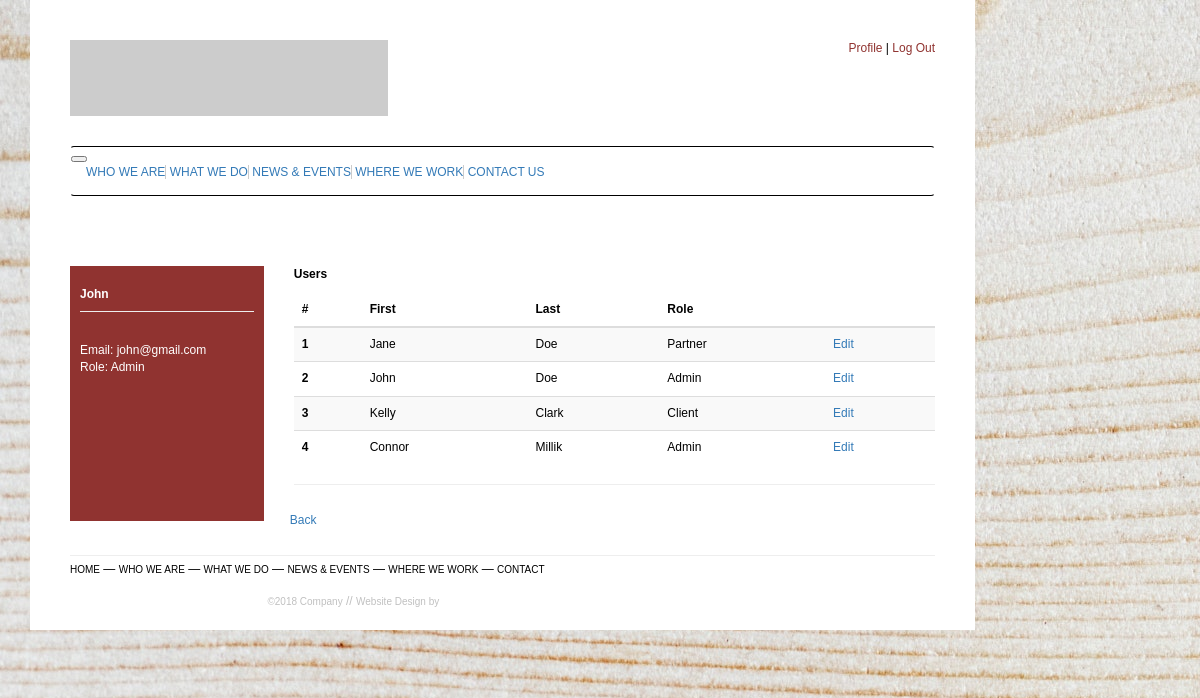
The app's page /admin (signed in) with its own data.
### app/models.py (models this page shows, shortened)
class User(UserMixin, db.Model):
    id = db.Column(db.Integer, primary_key=True)
    first_name = db.Column(db.String(50))
    last_name = db.Column(db.String(50))
    email = db.Column(db.String(100), unique=True, index=True)
    role_id = db.Column(db.Integer, nullable=False)
    password_hash = db.Column(db.String(256))
    bio = db.Column(db.String(140))
    company_name = db.Column(db.String(100))

class Role(db.Model):
    id = db.Column(db.Integer, primary_key=True)
    name = db.Column(db.String(20), unique=True, index=True)

### app/routes.py (the view)
@app.route('/admin')
@login_required
def admin():
    users = User.query.all()
    role = Role.query.get(current_user.role_id)
    return render_template("admin.html", users=users, page='admin', role=role.name)

### app/models.py (called while the page is built)
@login.user_loader
def load_user(id):
    return User.query.get(int(id))

### app/templates/admin.html (shortened to what this page needs)
{% extends 'base.html' %}
{% import 'bootstrap/wtf.html' as wtf %}
{% block app_content %}
  <div class="row">
    <div class="col-md-3 col-sm-12">
      <aside>
        <div class="aside-container">
          <p><strong>{{ current_user.first_name }}</strong></p>
          <hr>
          <p class="white-color">Email: {{ current_user.email }}<br>
          Role: {{ role }}</p>
        </div>
      </aside>
    </div>
    <div class="col-md-9 col-sm-12">
      <div class="article-container">
        <p><strong>Users</strong></p>
        <table class="table table-sm table-striped">
          <thead>
            <tr>
              <th scope="col">#</th>
              <th scope="col">First</th>
              <th scope="col">Last</th>
              <th scope="col">Role</th>
              <th></th>
            </tr>
          </thead>
          <tbody>
            {% for user in users %}
              <tr>
                <th scope="row">{{ user.id }}</th>
                <td>{{ user.first_name }}</td>
                <td>{{ user.last_name }}</td>
                {% if user.role_id == 1 %}
                  <td>Admin</td>
                {% elif user.role_id == 2 %}
                  <td>User</td>
                {% elif user.role_id == 3 %}
                  <td>Partner</td>
                {% else %}
                  <td>Client</td>
                {% endif %}
                <td><a href="{{ url_for('edit_users', id=user.id) }}">Edit</a></td>
              </tr>
            {% endfor %}
          </tbody>
        </table>
        <hr>
        <div class="row">
          <div class="col-md">
            <a role="button" class="btn btn-secondary btn-sm" href="{{ url_for('profile') }}">Back</a>
          </div>
        </div>
      </div>
    </div>
  </div>
{% endblock %}

### app/static/css/main.css (style rules this page uses)
body { font-family: Verdana, Arial, Helvetica, sans-serif; font-size: 12px; color: black; background-image: url("/static/img/abstract-art-backdrop-926985.jpg"); background-repeat: no-repeat; background-attachment: fixed; overflow-x: hidden; }
.news-feed-container, .aside-container { width: 100%; background-color: #903330; margin-top: 30px; color: white; padding: 10px; min-height: 255px; }
.news-feed-container > p, .aside-container > p { padding-top: 10px; margin-bottom: 8px; }
.news-feed-container > p + hr, .aside-container > p + hr { margin-top: 5px; background: white; }
.white-color { color: white; }
.article-container, .paragraph-title, .contact-container { margin-top: 30px; }

### records on screen
User: first_name "John", email "john@gmail.com", id "2", last_name "Doe", shows "Admin"
Role: name "Admin"
User: id "1", first_name "Jane", last_name "Doe", shows "Partner"
User: id "3", first_name "Kelly", last_name "Clark", shows "Client"
User: id "4", first_name "Connor", last_name "Millik", shows "Admin"
